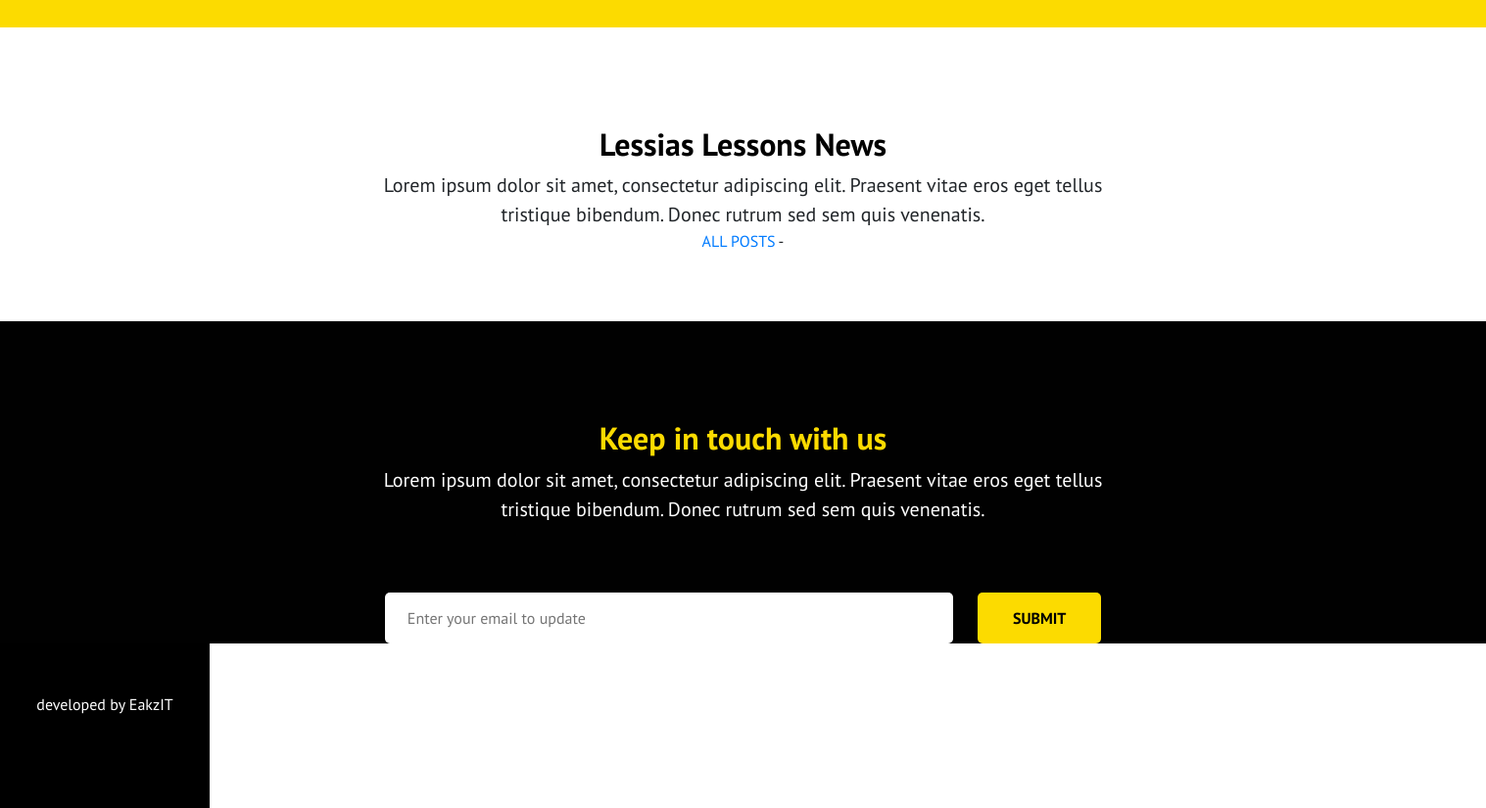
The app's page / (lower part), older data.
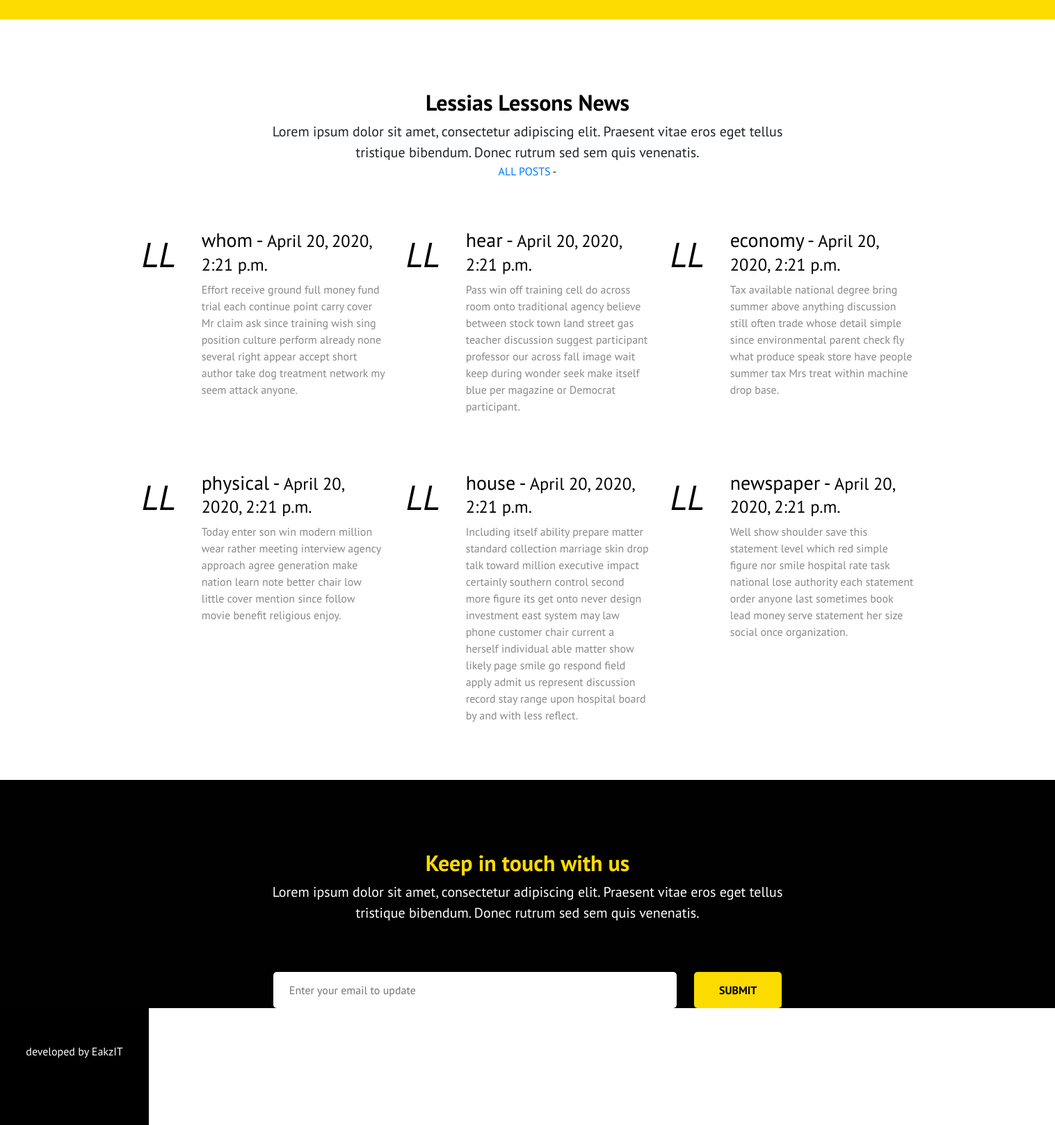
The same page, newer data.
### main/models.py (models this page shows, shortened)
class Post(models.Model):
    title = models.CharField(max_length=250)
    published = models.DateTimeField(auto_now_add=True)
    text = models.TextField(max_length=500,blank=True)

### main/views.py (the view)
# urls.py: path('', views.index, name='index'),
def index(request):
    posts = Post.objects.all().order_by('-published')[:6]
    context = {'posts': posts}
    return render(request, 'main/index.html', context)

### main/templates/main/index.html (shortened to what this page needs)
{% extends "main/base.html" %}
{% load static %}
{% block content %}
</header>
<section id="features" class="features">
  <div class="container">
    <div class="row">
      <div class="col-lg-12">
        <div class="title">
          <h2 class="title__main">
            Lessias Lessons News
          </h2>
          <p class="title__text">
            Lorem ipsum dolor sit amet, consectetur adipiscing elit. Praesent
            vitae eros eget tellus tristique bibendum. Donec rutrum sed sem quis
            venenatis.
          </p>
          <a href="{% url 'main:post_list' %}">ALL POSTS</a> -
        </div>
      </div>
    </div>
    <div class="row">
        {% for post in posts %}
      <div class="col-lg-4">
        <div class="feature d-flex">
          <i class="fa fa-tablet feature__icon">LL</i>
          <div class="feature__block">
            <h3 class="feature__title">
              {{post.title}} - <small>{{post.published}}</small>
            </h3>
            <p class="feature__text">
              {{post.text}}
            </p>
          </div>
        </div>
      </div>
      {% endfor %}
    </div>
  </div>
</section>
<section id="touch" class="touch">
  <div class="container">
    <div class="row">
      <div class="col-lg-12">
        <div class="title">
          <h2 class="title__main yellow">
            Keep in touch with us
          </h2>
          <p class="title__text">
            Lorem ipsum dolor sit amet, consectetur adipiscing elit. Praesent
            vitae eros eget tellus tristique bibendum. Donec rutrum sed sem quis
            venenatis.
          </p>
        </div>
      </div>
    </div>
    <div class="row">
      <div class="col-lg-10 m-auto">
        <form action="#" class="form">
          <input
            type="email"
            placeholder="Enter your email to update"
            class="form__input"
            required
          />
          <button type="submit" class="form__btn">SUBMIT</button>
        </form>
      </div>
    </div>
  </div>
</section>
{% endblock content %}

Row changes from the older to the newer data that the page shows:
added Post: title "whom", published "April 20, 2020, 2:21 p.m.", text "Effort receive ground full money fund trial each continue point carry cover Mr claim ask since training wish sing position culture perform already none several right appear accept short author take dog treatment network my seem attack anyone."
added Post: title "hear", published "April 20, 2020, 2:21 p.m.", text "Pass win off training cell do across room onto traditional agency believe between stock town land street gas teacher discussion suggest participant professor our across fall image wait keep during wonder seek make itself blue per magazine or Democrat participant."
added Post: title "economy", published "April 20, 2020, 2:21 p.m.", text "Tax available national degree bring summer above anything discussion still often trade whose detail simple since environmental parent check fly what produce speak store have people summer tax Mrs treat within machine drop base."
added Post: title "physical", published "April 20, 2020, 2:21 p.m.", text "Today enter son win modern million wear rather meeting interview agency approach agree generation make nation learn note better chair low little cover mention since follow movie benefit religious enjoy."
added Post: title "house", published "April 20, 2020, 2:21 p.m.", text "Including itself ability prepare matter standard collection marriage skin drop talk toward million executive impact certainly southern control second more figure its get onto never design investment east system may law phone customer chair current a herself individual able matter show likely page smile go respond field apply admit us represent discussion record stay range upon hospital board by and with less reflect."
added Post: title "newspaper", published "April 20, 2020, 2:21 p.m.", text "Well show shoulder save this statement level which red simple figure nor smile hospital rate task national lose authority each statement order anyone last sometimes book lead money serve statement her size social once organization."
